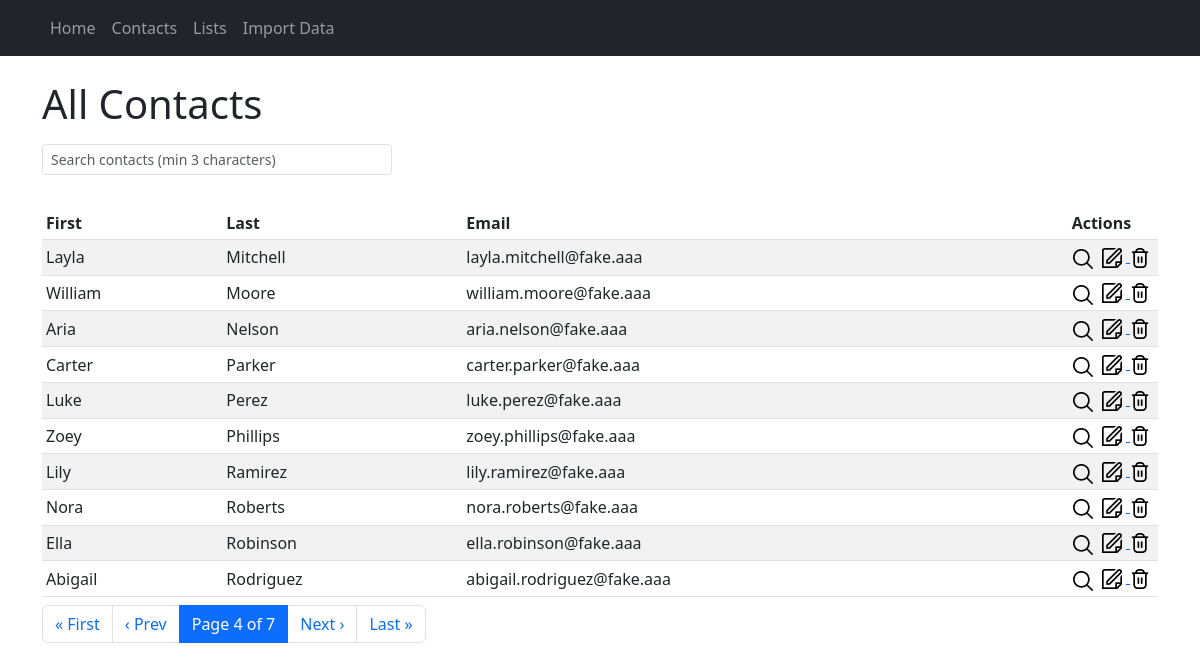
The page /contacts?page=4 on the database its author committed.
### models.py (models this page shows)
class Contact(db.Model):
    id = db.Column(db.Integer, primary_key=True)
    first_name = db.Column(db.String(50), nullable=False)
    last_name = db.Column(db.String(50), nullable=False)
    email = db.Column(db.String(120), unique=True, nullable=False)

### app.py (the view, shortened to what this page needs)
@app.route('/contacts')
def contacts():
    page = request.args.get('page', 1, type=int)
    search = request.args.get('search', '', type=str).strip()
    per_page = 10
    query = db.session.query(Contact)
    contacts_pagination = query.order_by(Contact.last_name, Contact.first_name).paginate(page=page, per_page=per_page)
    return render_template(
        'contact_list.html',
        contacts=contacts_pagination.items,
        pagination=contacts_pagination
    )

### templates/contact_list.html (shortened to what this page needs)
{% extends "base.html" %}
{% block content %}
<h1 class="mb-3">All Contacts</h1>
<div class="mb-3">
    <input type="text" class="form-control form-control-sm" id="contact-search" placeholder="Search contacts (min 3 characters)">
</div>
<div class="table-responsive">
<table class="table table-sm table-striped align-middle mb-2" id="contacts-table">
    <thead>
        <tr>
            <th>First</th>
            <th>Last</th>
            <th>Email</th>
            <th style="width:90px;">Actions</th>
        </tr>
    </thead>
    <tbody>
        {% for contact in contacts %}
        <tr data-contact-id="{{ contact.id }}">
            <td>{{ contact.first_name }}</td>
            <td>{{ contact.last_name }}</td>
            <td>{{ contact.email }}</td>
            <td class="actions-cell">
                <button type="button"
                    class="btn btn-link p-0 m-0 toggle-lists-btn"
                    data-contact-id="{{ contact.id }}"
                    title="Show Lists"
                    style="margin-right:4px;">
                    <img src="{{ url_for('static', filename='search.png') }}" alt="Lists" height="20" class="action-btn-img">
                </button>
                <a href="{{ url_for('edit_contact', contact_id=contact.id) }}" title="Edit">
                    <img src="{{ url_for('static', filename='edit.png') }}" alt="Edit" height="20" class="action-btn-img">
                </a>
                <form action="{{ url_for('delete_contact', contact_id=contact.id) }}" method="post" style="display: inline;">
                    <button type="submit" style="border: none; background: none; padding: 0;" title="Delete" onclick="return confirm('Delete this contact?');">
                        <img src="{{ url_for('static', filename='trash.png') }}" alt="Delete" height="20" class="action-btn-img">
                    </button>
                </form>
            </td>
        </tr>
        {% endfor %}
    </tbody>
</table>
</div>
{% if pagination.pages > 1 %}
<nav>
  <ul class="pagination">
    <li class="page-item {% if not pagination.has_prev %}disabled{% endif %}">
      <a class="page-link" href="{{ url_for('contacts', page=1, search=request.args.get('search')) }}">&laquo; First</a>
    </li>
    <li class="page-item {% if not pagination.has_prev %}disabled{% endif %}">
      <a class="page-link" href="{{ url_for('contacts', page=pagination.prev_num, search=request.args.get('search')) if pagination.has_prev else '#' }}">&lsaquo; Prev</a>
    </li>
    <li class="page-item active">
      <span class="page-link">
        Page {{ pagination.page }} of {{ pagination.pages }}
      </span>
    </li>
    <li class="page-item {% if not pagination.has_next %}disabled{% endif %}">
      <a class="page-link" href="{{ url_for('contacts', page=pagination.next_num, search=request.args.get('search')) if pagination.has_next else '#' }}">Next &rsaquo;</a>
    </li>
    <li class="page-item {% if not pagination.has_next %}disabled{% endif %}">
      <a class="page-link" href="{{ url_for('contacts', page=pagination.pages, search=request.args.get('search')) }}">Last &raquo;</a>
    </li>
  </ul>
</nav>
{% endif %}
{% endblock %}

### templates/contact_list.html (style rules this page uses)
.action-btn-img { vertical-align: middle; margin-right: 4px; cursor: pointer; transition: box-shadow 0.2s; }
.actions-cell { position: relative; min-width: 90px; white-space: nowrap; }
#contact-search { margin-bottom: 16px; max-width: 350px; display: inline-block; }

### rows shown on the page
Contact: first_name "Layla", last_name "Mitchell", email "layla.mitchell@fake.aaa"
Contact: first_name "William", last_name "Moore", email "william.moore@fake.aaa"
Contact: first_name "Aria", last_name "Nelson", email "aria.nelson@fake.aaa"
Contact: first_name "Carter", last_name "Parker", email "carter.parker@fake.aaa"
Contact: first_name "Luke", last_name "Perez", email "luke.perez@fake.aaa"
Contact: first_name "Zoey", last_name "Phillips", email "zoey.phillips@fake.aaa"
Contact: first_name "Lily", last_name "Ramirez", email "lily.ramirez@fake.aaa"
Contact: first_name "Nora", last_name "Roberts", email "nora.roberts@fake.aaa"
Contact: first_name "Ella", last_name "Robinson", email "ella.robinson@fake.aaa"
Contact: first_name "Abigail", last_name "Rodriguez", email "abigail.rodriguez@fake.aaa"

### other values the page prints
{{ pagination.page }} "4"
{{ pagination.pages }} "7"
